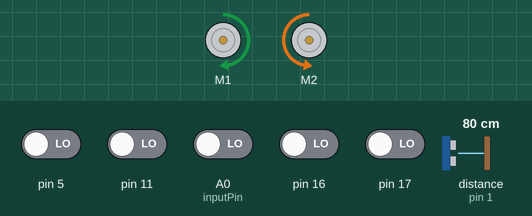
Simulated run of this sketch. Board: Arduino Uno, built with avr-gcc and run on an emulated ATmega328P. On the bench: 2 × DC motor (green arrow = forward, orange = backward, longer = faster). Wiring (inferred from the names in the program): ultrasonic range finder: trigger pin 4; echo pin 1. The inputs (shaded band) are chosen by the test bench; at power-on: A0 (inputPin), pin 5, pin 11, pin 16, pin 17 LOW, distance to the obstacle (sensor on pin 1) 80 cm. The echo pulse lasts 58.3 µs per cm; what the sketch prints to the serial monitor is not drawn.

Above: at 0.36 s.
Timing chart, 0 to 3.5 s (numbered marks = the images above):
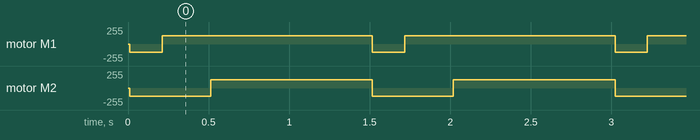

Measured:
- by itself, motor M1: alternates forward 127/255 for 1.3 s and backward 127/255 for 0.20 s
- by itself, motor M2: alternates forward 127/255 for 1.0 s and backward 127/255 for 0.50 s

The sketch:

Yasi_Eva_ZUMO.ino
```cpp
#include <Wire.h>
#include <ZumoShield.h>


//Motor
ZumoMotors motors;

//Reflectance Sensor
#define NUM_SENSORS 6
unsigned int sensor_values[NUM_SENSORS];
#define Mark_qtr  1500

ZumoReflectanceSensorArray sensors(QTR_NO_EMITTER_PIN);

//Distance
#define echoPin 1 // attach pin D2 Arduino to pin Echo of HC-SR04
#define trigPin 4 //attach pin D3 Arduino to pin Trig of HC-SR04

// defines variables
long duration; // variable for the duration of sound wave travel
int distance; // variable for the distance measurement

const int numReadings = 10;

//averaging
int readIndex = 0;              // the index of the current reading
int total = 0;                  // the running total
int average = 0;                // the average

int inputPin = A0;


void setup()
{

  pinMode(trigPin, OUTPUT); // Sets the trigPin as an OUTPUT
  pinMode(echoPin, INPUT); // Sets the echoPin as an INPUT
  Serial.begin(9600); // // Serial Communication is starting with 9600 of baudrate speed
  Serial.println("Ultrasonic Sensor HC-SR04 Test"); // print some text in Serial Monitor
  Serial.println("with Arduino UNO R3");
}


void loop()
{


  // calculate the average:
  average = total / numReadings;
  // send it to the computer as ASCII digits
  Serial.println(average);
  delay(1);        // delay in between reads for stability
  // Clears the trigPin condition
  digitalWrite(trigPin, LOW);
  delayMicroseconds(2);
  // Sets the trigPin HIGH (ACTIVE) for 10 microseconds
  digitalWrite(trigPin, HIGH);
  delayMicroseconds(10);
  digitalWrite(trigPin, LOW);
  // Reads the echoPin, returns the sound wave travel time in microseconds
  duration = pulseIn(echoPin, HIGH);
  // Calculating the distance
  distance = duration * 0.034 / 2; // Speed of sound wave divided by 2 (go and back)
  // Displays the distance on the Serial Monitor
  Serial.print("Distance: ");
  Serial.print(distance);
  Serial.println(" cm");

  sensors.read(sensor_values);

  if ((sensor_values[0] < Mark_qtr) or (sensor_values[5] < Mark_qtr)){
    if (sensor_values[0] < Mark_qtr)
    {

      motors.setLeftSpeed(-200);
      motors.setRightSpeed(-200);
      delay(200);
      motors.setLeftSpeed(200);
      motors.setRightSpeed(-200);
      delay(300);
      motors.setLeftSpeed(200);
      motors.setRightSpeed(200);
    }
    else if (sensor_values[5] < Mark_qtr)
    {

      motors.setLeftSpeed(-200);
      motors.setRightSpeed(-200);
      delay(200);
      motors.setLeftSpeed(-200);
      motors.setRightSpeed(200);
      delay(300);
      motors.setLeftSpeed(200);
      motors.setRightSpeed(200);

    }
  }
  /*
  else if (distance < 4)
  {

    //if distance is less than 4cm, go faster
    if (sensor_values[0] < Mark_qtr)
    {

      motors.setLeftSpeed(-200);
      motors.setRightSpeed(-200);
      delay(200);
      motors.setLeftSpeed(200);
      motors.setRightSpeed(-200);
      delay(300);
      motors.setLeftSpeed(200);
      motors.setRightSpeed(200);
    }
    else if (sensor_values[5] < Mark_qtr)
    {

      motors.setLeftSpeed(-200);
      motors.setRightSpeed(-200);
      delay(200);
      motors.setLeftSpeed(-200);
      motors.setRightSpeed(200);
      delay(300);
      motors.setLeftSpeed(200);
      motors.setRightSpeed(200);

    }
    else
    {
    motors.setLeftSpeed(400);
    motors.setRightSpeed(400);
   delay(200);
  }
}*/
  else
  {
    // otherwise, go straight
    motors.setLeftSpeed(300);
    motors.setRightSpeed(300);
  }

}
```
